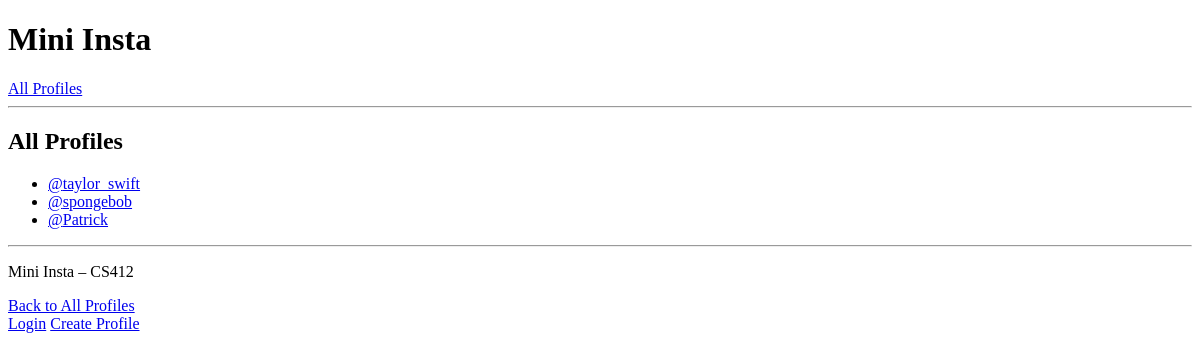
The app's page /mini_insta/, older data.
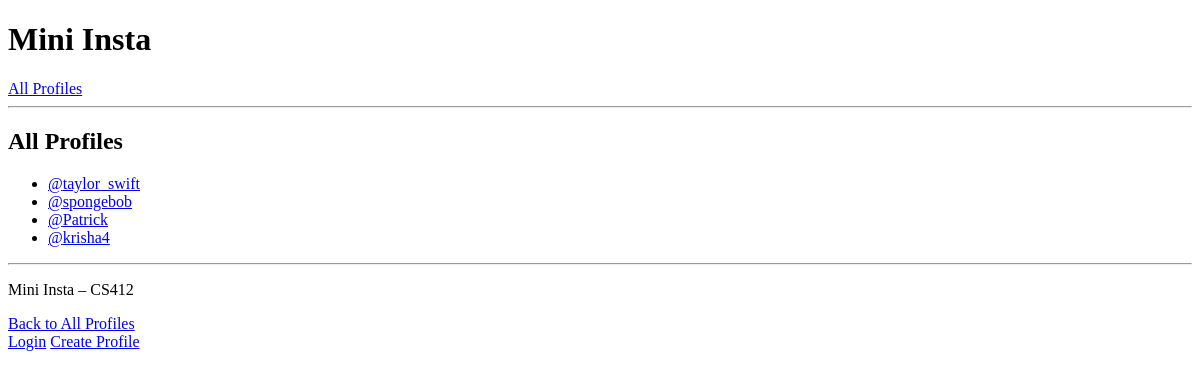
The same page, newer data.
### mini_insta/models.py (models this page shows, shortened)
class Profile(models.Model):
    user = models.ForeignKey(User, on_delete=models.CASCADE, default=1)
    username = models.CharField(max_length=50, unique=True)
    display_name = models.CharField(max_length=100)
    profile_image_url = models.URLField(blank=True)
    bio_text = models.TextField(blank=True)

### mini_insta/views.py (the view)
# urls.py: path("", ProfileListView.as_view(), name="profile_list"),
class ProfileListView(ListView):
    model = Profile
    template_name = "mini_insta/show_all_profiles.html"
    context_object_name = "profiles"

### mini_insta/templates/mini_insta/show_all_profiles.html
{% extends 'mini_insta/base.html' %}
{% block content %}
<h2>All Profiles</h2>
<ul>
  {% for profile in profiles %}
    <li>
      <a href="{% url 'mini_insta:show_profile' profile.pk %}">
        @{{ profile.username }}
      </a>
    </li>
  {% empty %}
    <li>No profiles yet.</li>
  {% endfor %}
</ul>
{% endblock %}

### mini_insta/templates/mini_insta/base.html (shortened to what this page needs)
<!DOCTYPE html>
<html>
<head>
</head>
<body>
<header>
    <h1>Mini Insta</h1>
    <nav>
        <a href="{% url 'mini_insta:profile_list' %}">All Profiles</a>
    </nav>
    <hr>
</header>
{% block content %}
{% endblock %}
<footer>
    <hr>
    <p>Mini Insta – CS412</p>
    <a href="{% url 'mini_insta:profile_list' %}">Back to All Profiles</a>
</footer>
</body>
{% if user.is_authenticated %}
<p>
Logged in as {{ user.username }}
<form method="post" action="{% url 'mini_insta:logout' %}">
{% csrf_token %}
<button type="submit">Logout</button>
</form>
</p>
{% else %}
<a href="{% url 'mini_insta:login' %}">Login</a>
<a href="{% url 'mini_insta:create_profile' %}">Create Profile</a>
{% endif %}
</html>

Row changes from the older to the newer data that the page shows:
added Profile: username "krisha4"
